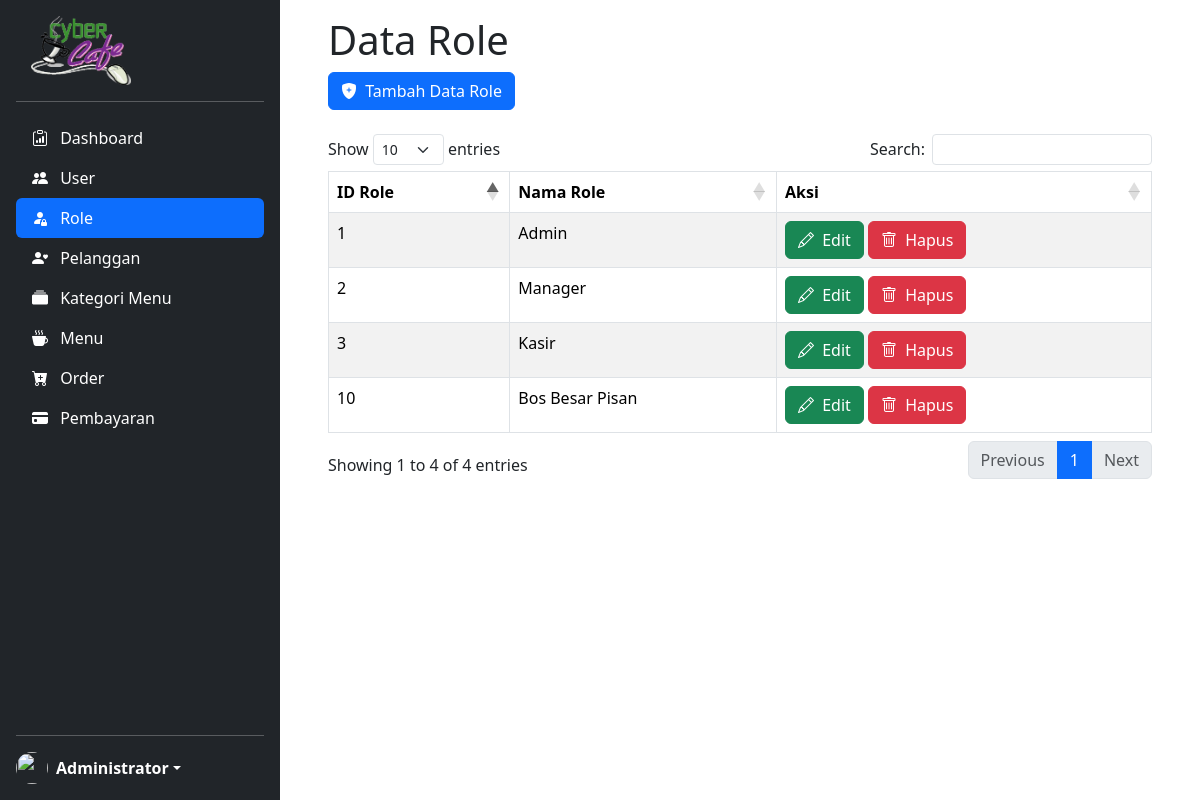
The app's page /master-role.php (signed in) with its own data.
### tables this page shows
CREATE TABLE `role` (
  `id_role` int(11) NOT NULL,
  `nama_role` varchar(50) NOT NULL
);

### master-role.php (the view, shortened to what this page needs)
<!DOCTYPE html>
<html>
<head>
    <?php
	include "header.php";
	?>
</head>
<body>
    <main id="fullpage">
        <?php
        include "sidebar.php";
        ?>
        <div class="container pt-3 me-0 pe-5 ps-5 scrollarea">
            <div class="row">
                <div class="col">
                    <h1>Data Role</h1>
                    <a href="tambah-role.php" class="btn btn-primary"><i class="bi-shield-fill-plus me-1"></i> Tambah Data Role</a><br>
                    <?php
                        $sql = "SELECT * FROM role";
                        $role = mysqli_query($conn, $sql);
                    ?>
                    <br>
                    <table class="table table-bordered table-striped table-hover" id="data-role">
                        <thead>
                            <tr>
                                <th>ID Role</th>
                                <th>Nama Role</th>
                                <th>Aksi</th>
                            </tr>
                        </thead>
                        <tbody>
                        <?php foreach ($role as $row) : ?>
                        <tr>
                            <td><?= $row["id_role"]; ?></td>
                            <td><?= $row["nama_role"]; ?></td>
                            <td>
                                <?php
                                    echo "<a href='ubah-role.php?id=$row[id_role]' class='btn btn-success'><i class='bi-pencil me-1'></i> Edit</a>";
                                ?>
                                <a href="hapus-role.php?id=<?=$row['id_role']; ?>" onclick = "return confirm ('Apakah yakin akan hapus role <?= $row['nama_role']; ?>?');" class='btn btn-danger'><i class='bi-trash me-1'></i> Hapus</a>
                            </td>
                        </tr>
                            <?php endforeach; ?>
                        </tbody>
                    </table>
                </div>
            </div>
        </div>
    </main>
</body>
</html>

### css/style.css (style rules this page uses)
body { min-height: 100vh; min-height: -webkit-fill-available; display: block; }
html { height: -webkit-fill-available; }
#fullpage { display: flex; flex-wrap: nowrap; height: 100vh; height: -webkit-fill-available; max-height: 100vh; overflow-x: auto; overflow-y: hidden; }
.scrollarea { overflow-y: auto; }

### records on screen
role: id_role "1", nama_role "Admin"
role: id_role "2", nama_role "Manager"
role: id_role "3", nama_role "Kasir"
role: id_role "10", nama_role "Bos Besar Pisan"

### other values on screen
$_SESSION['nama_user'] "Administrator"
